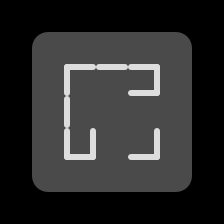

Below is a game level as drawn by its tile map, then a one-line description and the .tmx file that defines it, in full:
An orthogonal 7x7 tile map with 32x32 px tiles, 4 tile layers (grid, walls, zonemap, cellrounded) and 6 objects (4x goal, player, twostep).

<map version="1.0" orientation="orthogonal" width="7" height="7" tilewidth="32" tileheight="32">
 <properties>
  <property name="_mode" value="" />
  <property name="_title" value="test" />
  <property name="_zone" value="" />
 </properties>
 <tileset firstgid="1" name="cells" tilewidth="32" tileheight="32">
  <image source="../cells.png" trans="ff00ff" width="128" height="384" />
 </tileset>
 <layer name="grid" width="7" height="7">
  <data>
   <tile gid="16" />
   <tile gid="16" />
   <tile gid="16" />
   <tile gid="16" />
   <tile gid="16" />
   <tile gid="16" />
   <tile gid="16" />
   <tile gid="16" />
   <tile gid="1" />
   <tile gid="1" />
   <tile gid="1" />
   <tile gid="1" />
   <tile gid="1" />
   <tile gid="16" />
   <tile gid="16" />
   <tile gid="1" />
   <tile gid="7" />
   <tile gid="5" />
   <tile gid="14" />
   <tile gid="1" />
   <tile gid="16" />
   <tile gid="16" />
   <tile gid="1" />
   <tile gid="3" />
   <tile gid="1" />
   <tile gid="1" />
   <tile gid="1" />
   <tile gid="16" />
   <tile gid="16" />
   <tile gid="1" />
   <tile gid="12" />
   <tile gid="1" />
   <tile gid="10" />
   <tile gid="1" />
   <tile gid="16" />
   <tile gid="16" />
   <tile gid="1" />
   <tile gid="1" />
   <tile gid="1" />
   <tile gid="1" />
   <tile gid="1" />
   <tile gid="16" />
   <tile gid="16" />
   <tile gid="16" />
   <tile gid="16" />
   <tile gid="16" />
   <tile gid="16" />
   <tile gid="16" />
   <tile gid="16" />
  </data>
 </layer>
 <layer name="walls" width="7" height="7">
  <data>
   <tile gid="0" />
   <tile gid="0" />
   <tile gid="0" />
   <tile gid="0" />
   <tile gid="0" />
   <tile gid="0" />
   <tile gid="0" />
   <tile gid="0" />
   <tile gid="0" />
   <tile gid="0" />
   <tile gid="0" />
   <tile gid="0" />
   <tile gid="0" />
   <tile gid="0" />
   <tile gid="0" />
   <tile gid="0" />
   <tile gid="0" />
   <tile gid="0" />
   <tile gid="0" />
   <tile gid="0" />
   <tile gid="0" />
   <tile gid="0" />
   <tile gid="0" />
   <tile gid="0" />
   <tile gid="0" />
   <tile gid="0" />
   <tile gid="0" />
   <tile gid="0" />
   <tile gid="0" />
   <tile gid="0" />
   <tile gid="0" />
   <tile gid="0" />
   <tile gid="0" />
   <tile gid="0" />
   <tile gid="0" />
   <tile gid="0" />
   <tile gid="0" />
   <tile gid="0" />
   <tile gid="0" />
   <tile gid="0" />
   <tile gid="0" />
   <tile gid="0" />
   <tile gid="0" />
   <tile gid="0" />
   <tile gid="0" />
   <tile gid="0" />
   <tile gid="0" />
   <tile gid="0" />
   <tile gid="0" />
  </data>
 </layer>
 <layer name="zonemap" width="7" height="7">
  <data>
   <tile gid="0" />
   <tile gid="0" />
   <tile gid="0" />
   <tile gid="0" />
   <tile gid="0" />
   <tile gid="0" />
   <tile gid="0" />
   <tile gid="0" />
   <tile gid="0" />
   <tile gid="0" />
   <tile gid="0" />
   <tile gid="0" />
   <tile gid="0" />
   <tile gid="0" />
   <tile gid="0" />
   <tile gid="0" />
   <tile gid="0" />
   <tile gid="0" />
   <tile gid="0" />
   <tile gid="0" />
   <tile gid="0" />
   <tile gid="0" />
   <tile gid="0" />
   <tile gid="0" />
   <tile gid="0" />
   <tile gid="0" />
   <tile gid="0" />
   <tile gid="0" />
   <tile gid="0" />
   <tile gid="0" />
   <tile gid="0" />
   <tile gid="0" />
   <tile gid="0" />
   <tile gid="0" />
   <tile gid="0" />
   <tile gid="0" />
   <tile gid="0" />
   <tile gid="0" />
   <tile gid="0" />
   <tile gid="0" />
   <tile gid="0" />
   <tile gid="0" />
   <tile gid="0" />
   <tile gid="0" />
   <tile gid="0" />
   <tile gid="0" />
   <tile gid="0" />
   <tile gid="0" />
   <tile gid="0" />
  </data>
 </layer>
 <layer name="cellrounded" width="7" height="7">
  <data>
   <tile gid="0" />
   <tile gid="0" />
   <tile gid="0" />
   <tile gid="0" />
   <tile gid="0" />
   <tile gid="0" />
   <tile gid="0" />
   <tile gid="0" />
   <tile gid="17" />
   <tile gid="0" />
   <tile gid="0" />
   <tile gid="0" />
   <tile gid="18" />
   <tile gid="0" />
   <tile gid="0" />
   <tile gid="0" />
   <tile gid="0" />
   <tile gid="0" />
   <tile gid="0" />
   <tile gid="0" />
   <tile gid="0" />
   <tile gid="0" />
   <tile gid="0" />
   <tile gid="0" />
   <tile gid="0" />
   <tile gid="0" />
   <tile gid="0" />
   <tile gid="0" />
   <tile gid="0" />
   <tile gid="0" />
   <tile gid="0" />
   <tile gid="0" />
   <tile gid="0" />
   <tile gid="0" />
   <tile gid="0" />
   <tile gid="0" />
   <tile gid="19" />
   <tile gid="0" />
   <tile gid="0" />
   <tile gid="0" />
   <tile gid="20" />
   <tile gid="0" />
   <tile gid="0" />
   <tile gid="0" />
   <tile gid="0" />
   <tile gid="0" />
   <tile gid="0" />
   <tile gid="0" />
   <tile gid="0" />
  </data>
 </layer>
 <objectgroup name="players" width="7" height="7">
  <object type="player" x="44" y="47" />
 </objectgroup>
 <objectgroup name="enemies" width="7" height="7">
  <object type="twostep" x="141" y="142" />
 </objectgroup>
 <objectgroup name="items" width="7" height="7">
  <object type="goal" x="174" y="48" />
  <object type="goal" x="45" y="175" />
  <object type="goal" x="177" y="176" />
  <object type="goal" x="142" y="142" />
 </objectgroup>
 <objectgroup name="powerups" width="7" height="7" />
 <objectgroup name="portals" width="7" height="7" />
 <objectgroup name="cells" width="7" height="7" />
</map>
